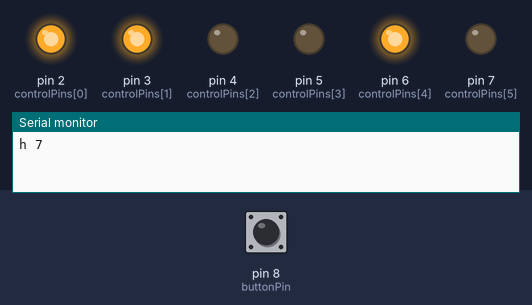
Simulated run of this sketch. Board: Arduino Uno, built with avr-gcc and run on an emulated ATmega328P. On the bench: output pins drawn as LEDs (lit = HIGH), the last lines printed to the serial monitor. The test bench sets the inputs (shaded band); at power-on: pin 8 (buttonPin) HIGH.

Above: at 0.5 s.
At 1.5 s:
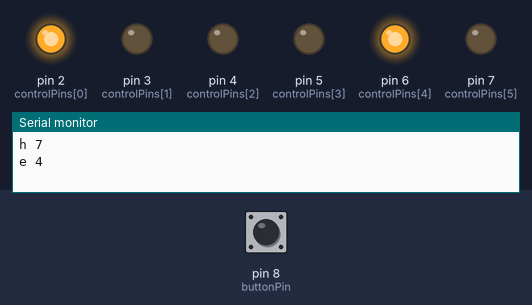
At 3.0 s:
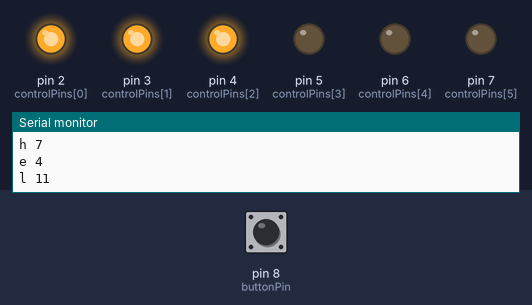
At 4.5 s:
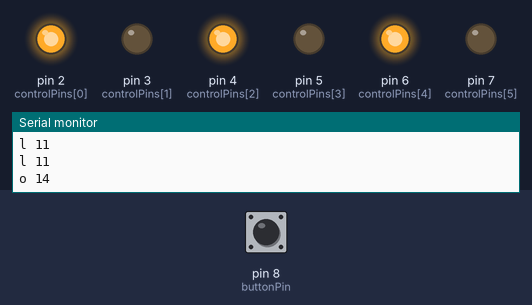
Timing chart, 0 to 5.8 s (numbered marks = the images above):
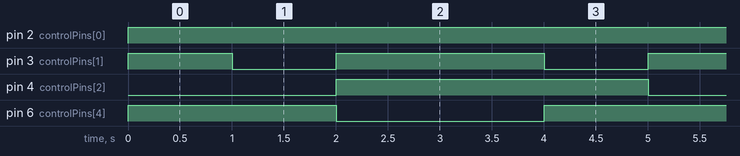

The sketch:

text_to_braille.ino
```cpp
int braille[26][6] = {
  {1, 0, 0, 0, 0, 0}, // A
  {1, 1, 0, 0, 0, 0}, // B
  {1, 0, 0, 1, 0, 0}, // C
  {1, 0, 0, 1, 1, 0}, // D
  {1, 0, 0, 0, 1, 0}, // E
  {1, 1, 0, 1, 0, 0}, // F
  {1, 1, 0, 1, 1, 0}, // G
  {1, 1, 0, 0, 1, 0}, // H
  {0, 1, 0, 1, 0, 0}, // I
  {0, 1, 0, 1, 1, 0}, // J
  {1, 0, 1, 0, 0, 0}, // K
  {1, 1, 1, 0, 0, 0}, // L
  {1, 0, 1, 1, 0, 0}, // M
  {1, 0, 1, 1, 1, 0}, // N
  {1, 0, 1, 0, 1, 0}, // O
  {1, 1, 1, 1, 0, 0}, // P
  {1, 1, 1, 1, 1, 0}, // Q
  {1, 1, 1, 0, 1, 0}, // R
  {0, 1, 1, 1, 0, 0}, // S
  {0, 1, 1, 1, 1, 0}, // T
  {1, 0, 1, 0, 0, 1}, // U
  {1, 1, 1, 0, 0, 1}, // V
  {0, 1, 0, 1, 1, 1}, // W
  {1, 0, 1, 1, 0, 1}, // X
  {1, 0, 1, 1, 1, 1}, // Y
  {1, 0, 1, 0, 1, 1}  // Z
};

int controlPins[6] = {2, 3, 4, 5, 6, 7};

int buttonPin = 8;

char alphabet[] = "abcdefghijklmnopqrstuvwxyz";

String text = "hello";

char letter;
int index;
int length = text.length();

void setup() {
  Serial.begin(9600);

  for (int i = 0; i < 6; i++) {
    pinMode(controlPins[i], OUTPUT);
  }

  pinMode(buttonPin, INPUT);
}

void loop() {
  for (int i = 0; i < length; i++) {
    letter = text[i];

    for (int j = 0; j < 26; j++) {
      if (letter == alphabet[j]) {
        index = j;
        break;
      }
    }

    Serial.print(letter);
    Serial.print(" ");
    Serial.println(index);

    for (int k = 0; k < 6; k++) {
      digitalWrite(controlPins[k], braille[index][k]);
    }

    while (digitalRead(buttonPin) == LOW) {}
    delay(1000);
  }
}
```

LED_interfacing.cpp
```cpp
void setup() {
    pinMode(9, OUTPUT);
    pinMode(10, OUTPUT);
    pinMode(11, OUTPUT);
}

void loop() {
    for (int i = 0; i < 256; i++) {
        analogWrite(9, i);
        analogWrite(10, 256 - i);
        delay(10);
    }

    for (int i = 0; i < 256; i++) {
        analogWrite(10, i);
        analogWrite(11, 256 - i);
        delay(10);
    }

    for (int i = 0; i < 256; i++) {
        analogWrite(11, i);
        analogWrite(9, 256 - i);
        delay(10);
    }
}
```

Motor_setup.cpp
```cpp
void setup() {
    pinMode(8, OUTPUT);
    pinMode(9, OUTPUT);
}

void loop() {
    digitalWrite(8, HIGH);
    digitalWrite(9, HIGH);
}
```

Sensors_interfacing.cpp
```cpp
void setup()
{
    pinMode(2, INPUT);
    pinMode(3, OUTPUT);
}

void loop()
{
    digitalWrite(3, LOW);
    int read = digitalRead(2);

    if (read == HIGH)
    {
        digitalWrite(3, HIGH);
        delay(1000);
    }

    delay(1000);
}
```

Measured:
- by itself, pin 2 (controlPins[0]): LOW → HIGH at 0.00 s
- by itself, pin 3 (controlPins[1]): repeats every 5.0 s: LOW 1.0 s, HIGH 2.0 s, LOW 1.0 s, HIGH 1.0 s
- by itself, pin 4 (controlPins[2]): alternates HIGH for 3.0 s and LOW for 2.0 s
- by itself, pin 6 (controlPins[4]): repeats every 5.0 s: LOW 2.0 s, HIGH 3.0 s
